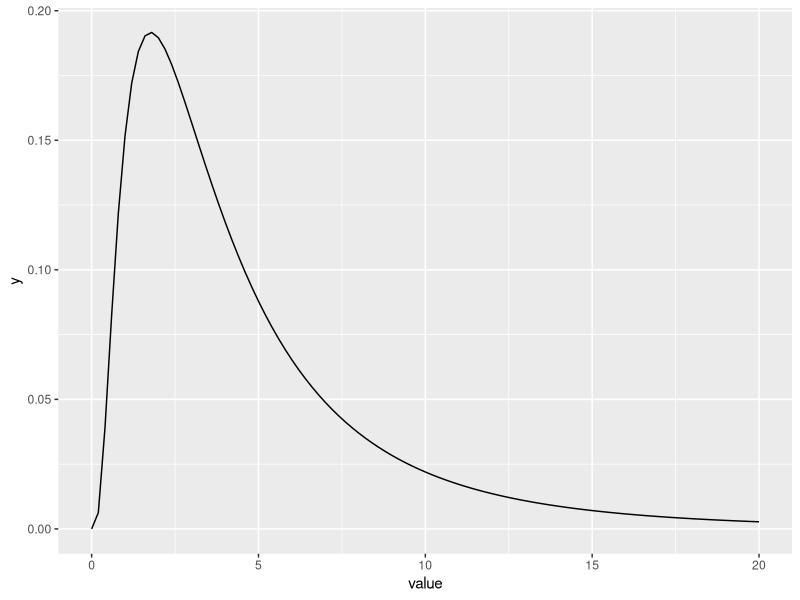
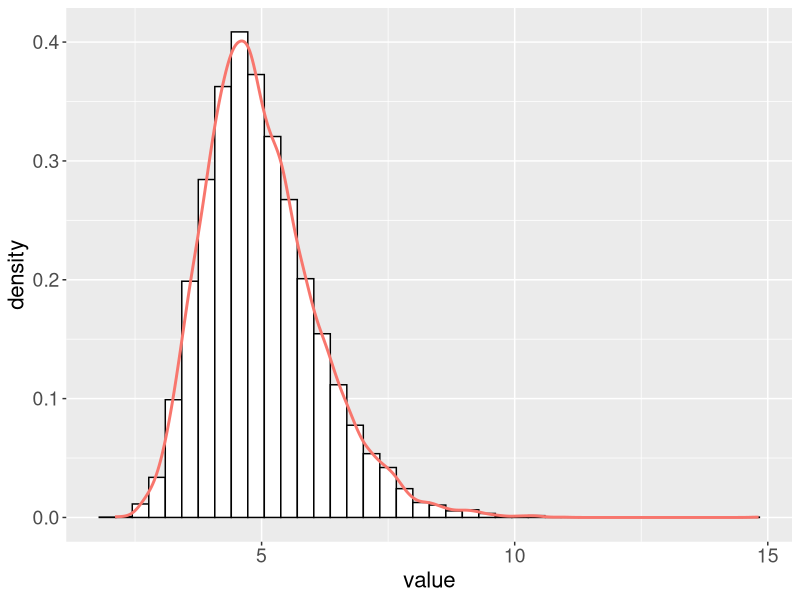

Source code (R) for these figures, in order:
## ---- chunk 1
# dependencies
library(ggplot2)
library(tibble)
## ---- chunk 2
sessionInfo()
## ---- chunk 3

## ---- chunk 4

## ---- chunk 5

## ---- chunk 6
m <- 5
s <- 5
location <- log(m^2 / sqrt(s^2 + m^2))
shape <- sqrt(log(1 + (s^2 / m^2)))
x <- seq(0, 20, .05)
ggplot(as_tibble(x), aes(value)) +
  stat_function(fun = dlnorm, args = list(meanlog = location, sdlog = shape))
## ---- chunk 7
set.seed(777)
m <- 5
s <- 5
location <- log(m^2 / sqrt(s^2 + m^2))
shape <- sqrt(log(1 + (s^2 / m^2)))

# population mean?
lnorm.pop.m <- mean(rlnorm(1000000, meanlog = location, sdlog = shape))

n <- 20
nsamp <- 10000
# nsamp experiments in one go + compute mean for each one:
dist.samp <- apply(matrix(rlnorm(n*nsamp, meanlog = location, sdlog = shape), nrow = nsamp), 1, mean)

v <- as_tibble(dist.samp) 
ggplot(v, aes(x = value)) +
        geom_histogram(aes(y = ..density..), 
                       bins = 40,  colour = "black", fill = "white") +
        geom_line(aes(y = ..density.., colour = "orange1"), stat = 'density', size = 1) +     
  theme(legend.position = "none",
        axis.title = element_text(size = 16),
        axis.text = element_text(size = 14),
        legend.text = element_text(size = 12),
      legend.title = element_text(size = 14)
       )
